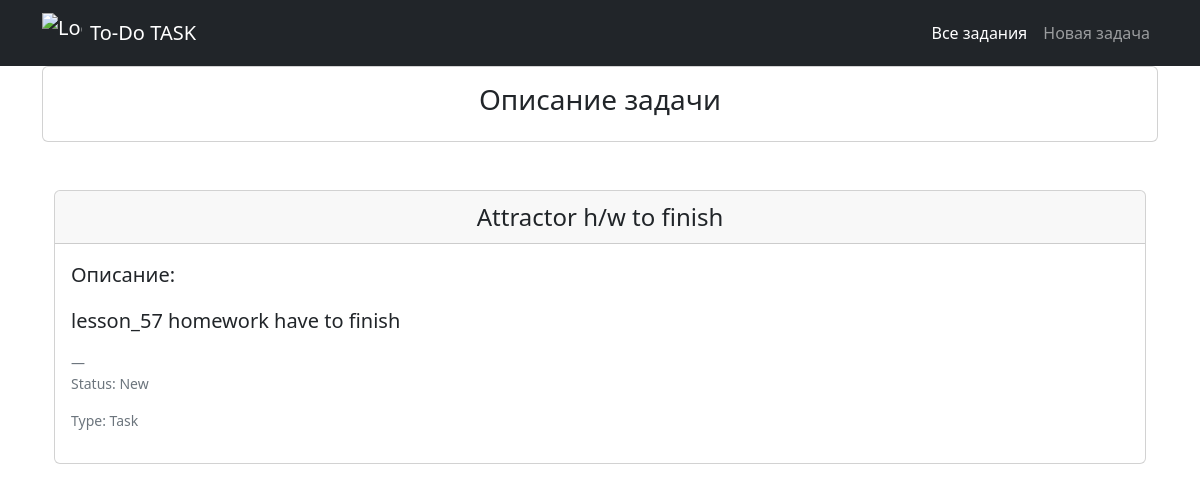
The page /task/2/detail/ on the database its author committed.
### tracker_app/models.py (models this page shows, shortened)
class Task(models.Model):
    summary = models.CharField(null=False, blank=False, max_length=100)
    description = models.TextField(null=True, blank=True)
    status = models.ForeignKey('Status', on_delete=models.RESTRICT, related_name='tasks')
    type = models.ForeignKey('Type', on_delete=models.RESTRICT, related_name='tasks')
    created_at = models.DateTimeField(auto_now_add=True)
    updated_at = models.DateTimeField(auto_now=True)
    class Meta:
        db_table = 'task'
        ordering = ['-created_at']

class Status(models.Model):
    title = models.CharField(null=False, blank=False, max_length=100)
    def __str__(self):
        return self.title
    class Meta:
        db_table = 'status'

class Type(models.Model):
    title = models.CharField(null=False, blank=False, max_length=100)
    def __str__(self):
        return self.title
    class Meta:
        db_table = 'type'

### tracker_app/views.py (the view)
# urls.py: path('task/<int:pk>/detail/', DetailTaskView.as_view(), name='detail'),
class DetailTaskView(TemplateView):
    template_name = 'task/task.html'
    def get_context_data(self, **kwargs):
        context = super().get_context_data(**kwargs)
        task = get_object_or_404(Task, pk=self.kwargs['pk'])
        context['task'] = task
        return context

### templates/task/task.html
{% extends "base.html" %}
{% block content %}
<div class="card text-center">
    <div class="card-body">
        <h3>Описание задачи</h3>
    </div>
</div>
<div class="container">
    <div class="card my-5">
        <div class="card-header fs-4 text-center">{{ task.summary }}</div>
        <div class="card-body">
            <figure>
                <blockquote class="blockquote">
                    <p>Описание:</p>
                    <p>{{ task.description }}</p>
                </blockquote>
                <figcaption class="blockquote-footer mt-3">
                    <p>Status: {{ task.status }}</p>
                    <p>Type: {{ task.type }}</p>
                </figcaption>
            </figure>
        </div>
    </div>
</div>
{% endblock %}

### rows shown on the page
Task: summary "Attractor h/w to finish", description "lesson_57 homework have to finish", status "New", type "Task"
